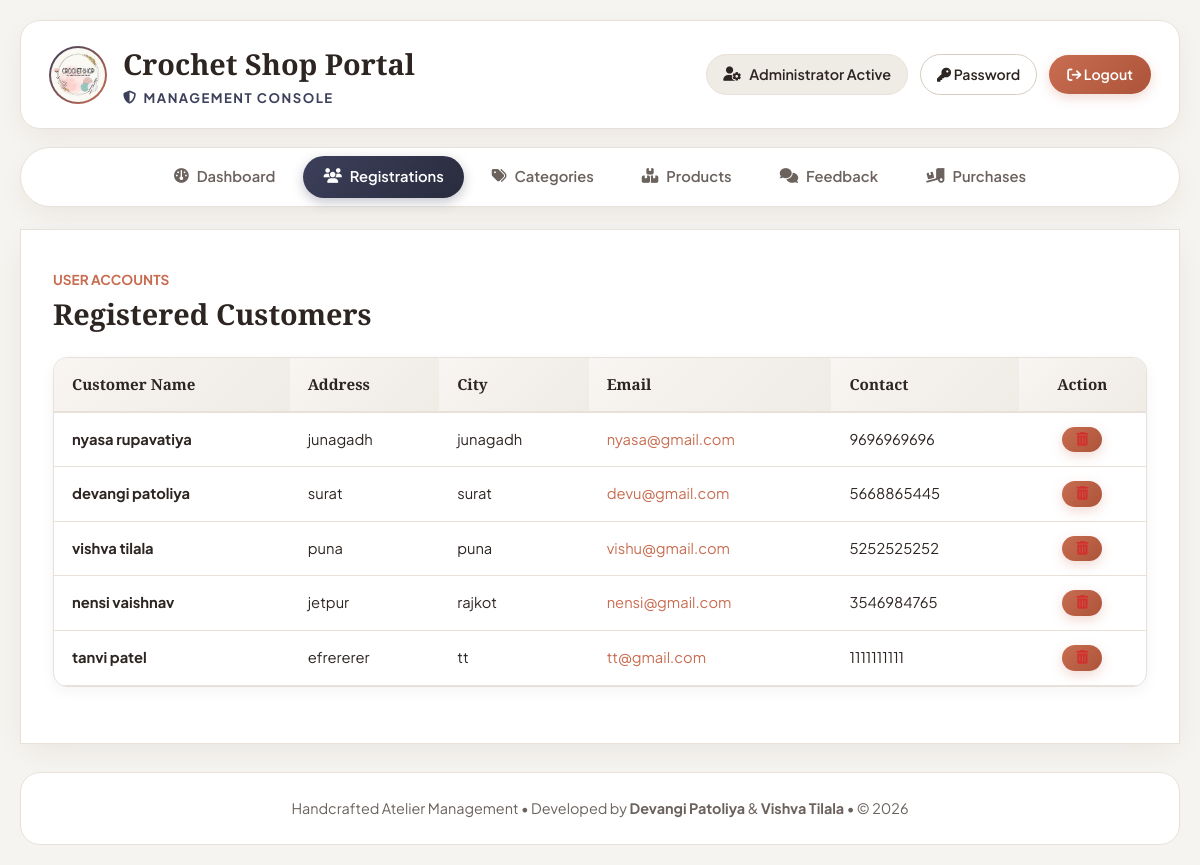
/admin/index.php?page=viewregistration (signed in), run on the app's committed database.
### tables this page shows
CREATE TABLE `registration` (
  `r_id` int(10) NOT NULL AUTO_INCREMENT,
  `r_firstname` varchar(50) NOT NULL,
  `r_lastname` varchar(50) NOT NULL,
  `r_address` varchar(100) NOT NULL,
  `r_city` varchar(50) NOT NULL,
  `r_email` varchar(30) NOT NULL,
  `r_contect` varchar(15) NOT NULL,
  `r_username` varchar(20) NOT NULL,
  `r_password` varchar(20) NOT NULL,
  `r_securityque` varchar(50) NOT NULL,
  `r_answer` varchar(20) NOT NULL,
  PRIMARY KEY (`r_id`)
);

### admin/include/viewregistration.php (the view, shortened to what this page needs)
<div id="main_reg">
	<div style="text-align:left; margin-bottom:20px;">
		<span style="font-size:0.85rem; font-weight:700; color:var(--primary); text-transform:uppercase;">User Accounts</span>
		<h2 style="font-family:var(--font-heading); font-size:1.8rem; color:var(--text-primary); margin:0;">
			Registered Customers
		</h2>
	</div>
	<?php
		$result = mysql_query("SELECT * FROM registration");
		if($result && mysql_num_rows($result) > 0) {
			echo "<table>
				<thead>
					<tr>
						<th>Customer Name</th>
						<th>Address</th>
						<th>City</th>
						<th>Email</th>
						<th>Contact</th>
						<th style='text-align:center;'>Action</th>
					</tr>
				</thead>
				<tbody>";
			while($row = mysql_fetch_array($result)) {
				$r_id = $row['r_id'];
				echo "<tr>
					<td style='font-weight:700; color:var(--text-primary);'>".htmlspecialchars($row['r_firstname']." ".$row['r_lastname'])."</td>
					<td>".htmlspecialchars($row['r_address'])."</td>
					<td>".htmlspecialchars($row['r_city'])."</td>
					<td><a href='mailto:".$row['r_email']."'>".htmlspecialchars($row['r_email'])."</a></td>
					<td>".htmlspecialchars($row['r_contect'])."</td>
					<td style='text-align:center;'>
						<a href='action/deleteregistr.php?r_id=".$r_id."' onclick='return f2();' class='btn btn-secondary' style='padding:6px 14px; font-size:0.85rem; color:#D32F2F !important;' title='Delete Customer'>
							<i class='fa-solid fa-trash-can'></i>
						</a>
					</td>
				</tr>";
			}
			echo "</tbody></table>";
		} else {
			echo "<div style='text-align:center; padding:40px; color:var(--text-secondary);'>No registered users found.</div>";
		}
	?>
</div>

### admin/css/css.css (style rules this page uses)
:root { --primary: #C86D51; --primary-dark: #AC5339; --primary-light: #F7EAE5; --primary-glow: rgba(200, 109, 81, 0.25); --secondary: #5B8266; --secondary-dark: #466750; --secondary-light: #EBF2ED; --admin-accent: #3D405B; --accent-gold: #DDA15E; --bg-page: #F6F4F0; --bg-surface: #FFFFFF; --bg-subtle: #EFEBE5; --text-primary: #2D2522; --text-secondary: #6B625E; --text-muted: #9C938E; --border-light: #E8E1D9; --border-stitch: #D8CCC0; --font-heading: 'Playfair Display', Georgia, serif; --font-body: 'Plus Jakarta Sans', -apple-system, BlinkMacSystemFont, "Segoe UI", Roboto, sans-serif; --radius-sm: 8px; --radius-md: 14px; --radius-lg: 20px; --radius-full: 9999px; --shadow-subtle: 0 4px 14px rgba(60, 40, 30, 0.05); --shadow-card: 0 10px 30px -6px rgba(60, 40, 30, 0.08); --shadow-hover: 0 16px 36px -6px rgba(200, 109, 81, 0.16); --transition: all 0.3s cubic-bezier(0.25, 0.8, 0.25, 1); }
*, *::before, *::after { box-sizing: border-box; margin: 0; padding: 0; }
body { font-family: var(--font-body); color: var(--text-primary); background-color: var(--bg-page); line-height: 1.6; min-height: 100vh; padding: 20px; }
a { color: var(--primary); text-decoration: none; transition: var(--transition); }
table, table[border] { border: none !important; border-collapse: separate !important; border-spacing: 0 !important; width: 100%; margin: 20px auto; background: #FFFFFF; border-radius: var(--radius-md); box-shadow: var(--shadow-subtle); overflow: hidden; border: 1px solid var(--border-light) !important; }
table th { background: linear-gradient(135deg, #F8F5F2 0%, #EFEBE5 100%); color: var(--text-primary); font-family: var(--font-heading); font-weight: 700; font-size: 0.95rem; padding: 14px 18px; text-align: left; border-bottom: 2px solid var(--border-light); }
table td { padding: 14px 18px; border-bottom: 1px solid var(--border-light); color: var(--text-primary); font-size: 0.92rem; vertical-align: middle; }
.btn, button, input[type="submit"], .button { display: inline-flex; align-items: center; justify-content: center; gap: 8px; background: linear-gradient(135deg, var(--primary) 0%, var(--primary-dark) 100%); color: #FFFFFF !important; padding: 10px 22px; border-radius: var(--radius-full); border: none; font-family: var(--font-body); font-size: 0.92rem; font-weight: 700; cursor: pointer; box-shadow: 0 4px 12px var(--primary-glow); transition: var(--transition); text-decoration: none !important; }

### data on the page
registration: r_firstname+r_lastname "nyasa rupavatiya", r_address "junagadh", r_city "junagadh", r_email "nyasa@gmail.com", r_contect "9696969696"
registration: r_firstname+r_lastname "devangi patoliya", r_address "surat", r_city "surat", r_email "devu@gmail.com", r_contect "5668865445"
registration: r_firstname+r_lastname "vishva tilala", r_address "puna", r_city "puna", r_email "vishu@gmail.com", r_contect "5252525252"
registration: r_firstname+r_lastname "nensi vaishnav", r_address "jetpur", r_city "rajkot", r_email "nensi@gmail.com", r_contect "3546984765"
registration: r_firstname+r_lastname "tanvi patel", r_address "efrererer", r_city "tt", r_email "tt@gmail.com", r_contect "1111111111"
